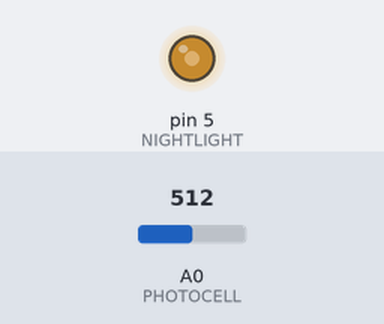
A sketch run on a simulated Arduino Uno, built with avr-gcc and run on an emulated ATmega328P. Parts: output pins drawn as LEDs (lit = HIGH). Inputs (shaded band) come from the test bench; at power-on: A0 (PHOTOCELL) = 512.

Above: at 1.2 s.
1.3 s: A0 (PHOTOCELL) set to 306
At 1.8 s:
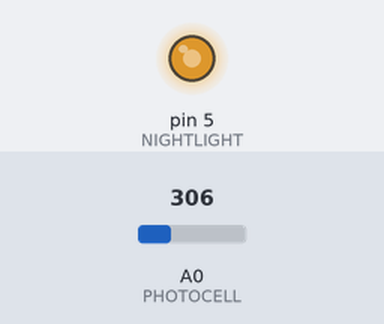
2.8 s: A0 (PHOTOCELL) set to 122
At 4.0 s:
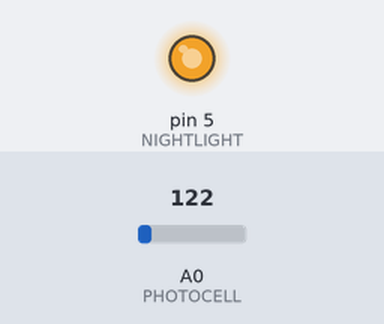
4.3 s: A0 (PHOTOCELL) set to 900
At 5.3 s:
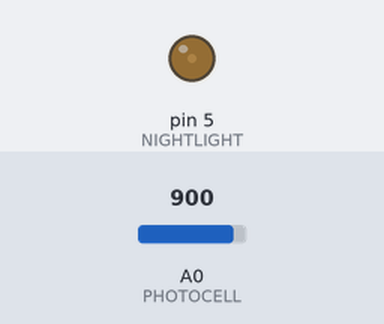
5.8 s: A0 (PHOTOCELL) set to 1023
At 6.5 s:
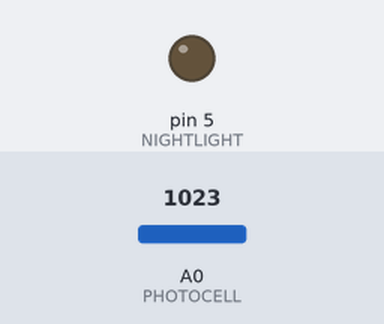
7.3 s: A0 (PHOTOCELL) set to 511
At 7.6 s:
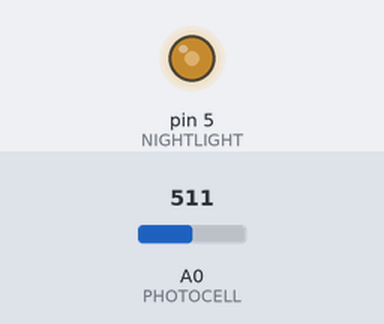
Timing chart, 0 to 9.8 s (numbered marks = the images above; inputs shaded):
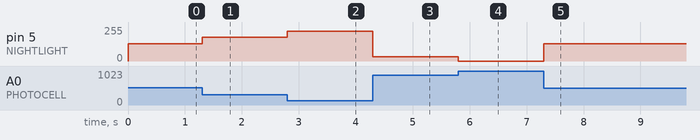

The sketch:

nightlight.ino
```cpp
#define NIGHTLIGHT 5
#define PHOTOCELL  0
void setup() {
  // analog reading and writing (PWM) does not require pinMode() setup
}

void loop() {
  int reading = analogRead(PHOTOCELL);
  int lighting = map(reading, 0, 1023, 255, 0);
  analogWrite(NIGHTLIGHT, lighting);
}
```

Measured:
- after the input at 1.3 s, pin 5 (NIGHTLIGHT): 128/255 → 179/255 at once
- after the input at 2.8 s, pin 5 (NIGHTLIGHT): 179/255 → 225/255 at once
- after the input at 4.3 s, pin 5 (NIGHTLIGHT): 225/255 → 31/255 at once
- after the input at 5.8 s, pin 5 (NIGHTLIGHT): 31/255 → 0/255 at once
- after the input at 7.3 s, pin 5 (NIGHTLIGHT): 0/255 → 128/255 at once
